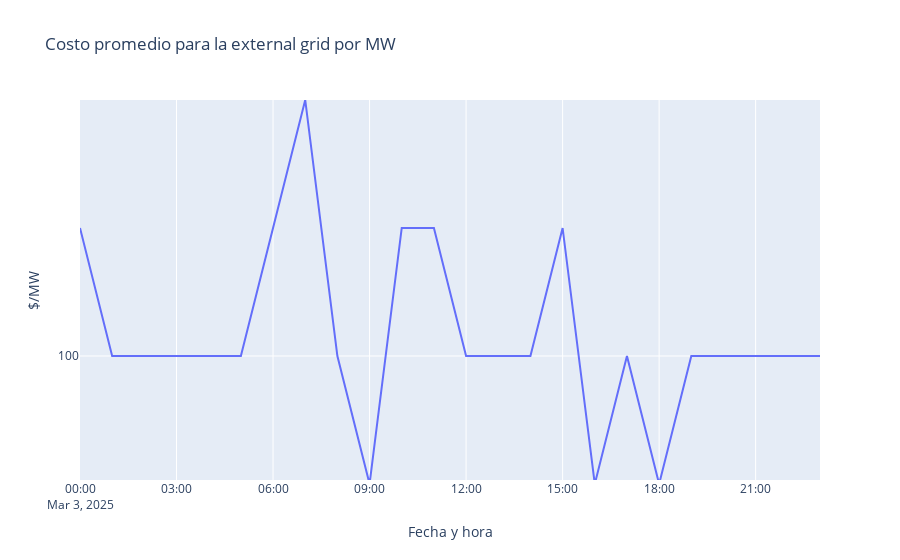

Source (notebook cell):
### Markdown cell above
# Costo promedio total para la operación de la red

Se puede notar que el costo es fijo, de 100$

### Code cell
df1 = pd.read_excel(path_output, sheet_name='External Grid Results')
df1['datetime'] = pd.to_datetime(df1['datetime'])

df_merged = pd.merge(df_res_cost, df1[['datetime', 'p_mw']], on='datetime', how='inner')

df_merged['costo_promedio'] = df_merged['Cost'] / df_merged['p_mw']

fig = go.Figure()

fig.add_trace(
    go.Scatter(x=df_merged['datetime'], 
               y=df_merged['costo_promedio'], 
               name="Costo por MW")
)

fig.update_layout(
    title="Costo promedio para la external grid por MW",
    xaxis_title="Fecha y hora",
    yaxis_title="$/MW",
    xaxis_rangeslider_visible=False
)

print(df_merged[['datetime', 'Cost', 'p_mw', 'costo_promedio']].head())

fig.show()

### Figure 1 — Plotly figure (JSON) as saved in the notebook; plotly's stock layout.template omitted (floating-point values rounded to 4 significant figures)
{"data": [{"name": "Costo por MW", "type": "scatter", "x": ["2025-03-03T00:00:00", "2025-03-03T01:00:00", "2025-03-03T02:00:00", "2025-03-03T03:00:00", "2025-03-03T04:00:00", "2025-03-03T05:00:00", "2025-03-03T06:00:00", "2025-03-03T07:00:00", "2025-03-03T08:00:00", "2025-03-03T09:00:00", "2025-03-03T10:00:00", "2025-03-03T11:00:00", "2025-03-03T12:00:00", "2025-03-03T13:00:00", "2025-03-03T14:00:00", "2025-03-03T15:00:00", "2025-03-03T16:00:00", "2025-03-03T17:00:00", "2025-03-03T18:00:00", "2025-03-03T19:00:00", "2025-03-03T20:00:00", "2025-03-03T21:00:00", "2025-03-03T22:00:00", "2025-03-03T23:00:00"], "y": [100.0, 100, 100, 100, 100, 100, 100.0, 100.0, 100, 100.0, 100.0, 100.0, 100, 100, 100, 100.0, 100.0, 100, 100.0, 100, 100, 100, 100, 100]}], "layout": {"title": {"text": "Costo promedio para la external grid por MW"}, "xaxis": {"rangeslider": {"visible": false}, "title": {"text": "Fecha y hora"}}, "yaxis": {"title": {"text": "$/MW"}}}}
